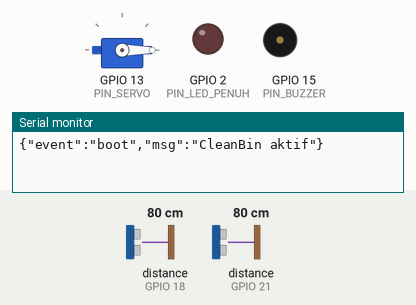
A program run on a simulated ESP32. Shown: servo, output pins drawn as LEDs (lit = HIGH), buzzer (waves = sounding), the last lines printed to the serial monitor. Wiring (from diagram.json): 2 × ultrasonic range finder: trigger GPIO 5, echo GPIO 18 / trigger GPIO 19, echo GPIO 21. The inputs (shaded band) are chosen by the test bench; at power-on: distance to the obstacle (sensors on GPIO 21, GPIO 18) 80 cm. The echo pulse lasts 58.3 µs per cm; WiFi joins after 1.5 s; servers stay silent unless stated; no MQTT or app messages arrive unless stated; pins used as bus, display or sensor lines are not drawn.

Above: at 1.2 s.
1.3 s: distance to the obstacle (sensor on GPIO 21) set to 7 cm
5.5 s: distance to the obstacle (sensor on GPIO 21) set to 4 cm
At 6.25 s:
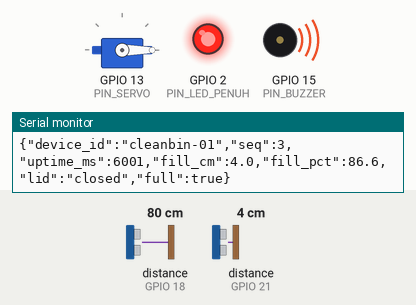
9.0 s: distance to the obstacle (sensor on GPIO 18) set to 23 cm
12.5 s: distance to the obstacle (sensor on GPIO 18) set to 18 cm
At 13.4 s:
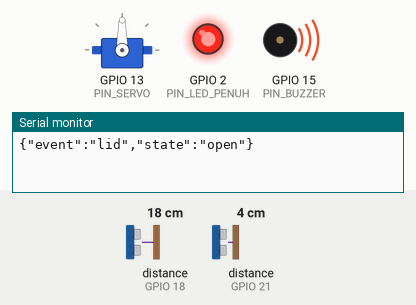
16.0 s: distance to the obstacle (sensor on GPIO 21) set to 9 cm
At 17.2 s:
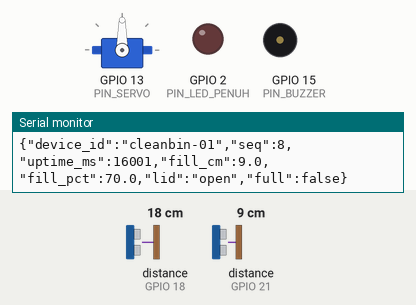
17.5 s: distance to the obstacle (sensor on GPIO 21) set to 2 cm
At 18.9 s:
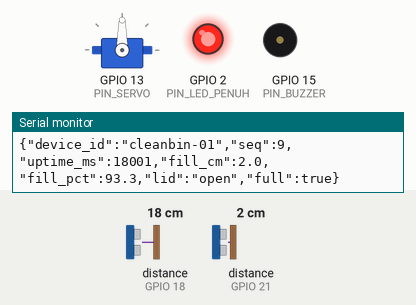
Timing chart, 0 to 23.0 s (numbered marks = the images above; inputs shaded):
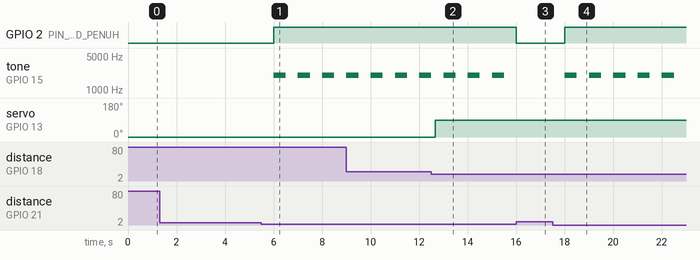

The program:

main.cpp
```cpp
#include <Arduino.h>
#include <WiFi.h>
#include <PubSubClient.h>
#include <ESP32Servo.h>

// ---- Wi-Fi & MQTT ----
const char* WIFI_SSID = "Wokwi-GUEST";
const char* WIFI_PASS = "";
const char* MQTT_HOST = "broker.hivemq.com";
const int   MQTT_PORT = 1883;
const char* CLIENT_ID = "cleanbin-unib-rifqi01";

const char* TOPIC_TELEMETRY = "unib/cleanbin/rifqi01/telemetry";
const char* TOPIC_EVENT     = "unib/cleanbin/rifqi01/event";
const char* TOPIC_STATUS    = "unib/cleanbin/rifqi01/status";

// ---- Pin ----
#define PIN_TRIG_TANGAN 5
#define PIN_ECHO_TANGAN 18
#define PIN_TRIG_ISI    19
#define PIN_ECHO_ISI    21
#define PIN_SERVO       13
#define PIN_LED_PENUH   2
#define PIN_BUZZER      15

// ---- Parameter ----
const float JARAK_TANGAN_CM     = 20.0;
const float TINGGI_TONG_CM      = 30.0;
const float AMBANG_PENUH_PERSEN = 80.0;
const unsigned long INTERVAL_TANGAN_MS    = 200;
const unsigned long INTERVAL_TELEMETRI_MS = 2000;
const unsigned long TUTUP_SETELAH_MS      = 3000;
const unsigned long INTERVAL_BEEP_MS      = 500;
const unsigned long INTERVAL_RECONNECT_MS = 5000;

WiFiClient wifiClient;
PubSubClient mqtt(wifiClient);
Servo tutup;

unsigned long waktuTanganCek = 0, waktuTanganTerlihat = 0;
unsigned long waktuTelemetri = 0, waktuBeep = 0, waktuReconnect = 0;
unsigned long nomorPaket = 0;
bool terbuka = false, penuh = false, beepOn = false;
float persenIsi = 0;

float bacaJarakCm(int trig, int echo) {
  digitalWrite(trig, LOW);
  delayMicroseconds(2);
  digitalWrite(trig, HIGH);
  delayMicroseconds(10);
  digitalWrite(trig, LOW);
  long durasi = pulseIn(echo, HIGH, 30000);
  if (durasi == 0) return -1;
  return durasi * 0.0343 / 2;
}

// Cetak ke Serial sekaligus publish ke MQTT (kalau terhubung)
void kirim(const char* topik, const char* payload, bool retained = false) {
  Serial.println(payload);
  if (mqtt.connected()) mqtt.publish(topik, payload, retained);
}

void pastikanTerhubung(unsigned long sekarang) {
  if (WiFi.status() != WL_CONNECTED) return;
  if (mqtt.connected()) return;
  if (sekarang - waktuReconnect < INTERVAL_RECONNECT_MS) return;
  waktuReconnect = sekarang;

  Serial.println("{\"event\":\"mqtt_connecting\"}");
  // LWT: jika perangkat putus tiba-tiba, broker mempublish "offline"
  if (mqtt.connect(CLIENT_ID, nullptr, nullptr, TOPIC_STATUS, 1, true, "offline")) {
    mqtt.publish(TOPIC_STATUS, "online", true);
    Serial.println("{\"event\":\"mqtt_connected\"}");
  } else {
    Serial.printf("{\"event\":\"mqtt_failed\",\"rc\":%d}\n", mqtt.state());
  }
}

void setup() {
  Serial.begin(115200);
  pinMode(PIN_TRIG_TANGAN, OUTPUT);
  pinMode(PIN_ECHO_TANGAN, INPUT);
  pinMode(PIN_TRIG_ISI, OUTPUT);
  pinMode(PIN_ECHO_ISI, INPUT);
  pinMode(PIN_LED_PENUH, OUTPUT);
  pinMode(PIN_BUZZER, OUTPUT);
  tutup.attach(PIN_SERVO);
  tutup.write(0);

  WiFi.begin(WIFI_SSID, WIFI_PASS, 6);  // channel 6 = cepat di Wokwi
  mqtt.setServer(MQTT_HOST, MQTT_PORT);
  mqtt.setBufferSize(512);
  mqtt.setSocketTimeout(2);

  Serial.println("{\"event\":\"boot\",\"msg\":\"CleanBin aktif\"}");
}

void loop() {
  unsigned long sekarang = millis();

  // 0. Jaga koneksi MQTT (non-blocking)
  pastikanTerhubung(sekarang);
  mqtt.loop();

  // 1. Sensor tangan -> buka/tutup
  if (sekarang - waktuTanganCek >= INTERVAL_TANGAN_MS) {
    waktuTanganCek = sekarang;
    float jarakTangan = bacaJarakCm(PIN_TRIG_TANGAN, PIN_ECHO_TANGAN);
    if (jarakTangan > 0 && jarakTangan < JARAK_TANGAN_CM) {
      waktuTanganTerlihat = sekarang;
      if (!terbuka) {
        tutup.write(90);
        terbuka = true;
        kirim(TOPIC_EVENT, "{\"event\":\"lid\",\"state\":\"open\"}");
      }
    }
  }
  if (terbuka && sekarang - waktuTanganTerlihat >= TUTUP_SETELAH_MS) {
    tutup.write(0);
    terbuka = false;
    kirim(TOPIC_EVENT, "{\"event\":\"lid\",\"state\":\"closed\"}");
  }

  // 2. Sensor isi + telemetri
  if (sekarang - waktuTelemetri >= INTERVAL_TELEMETRI_MS) {
    waktuTelemetri = sekarang;
    float jarakIsi = bacaJarakCm(PIN_TRIG_ISI, PIN_ECHO_ISI);
    if (jarakIsi < 0) {
      kirim(TOPIC_EVENT, "{\"error\":\"Gagal membaca sensor isi\"}");
    } else {
      persenIsi = constrain((TINGGI_TONG_CM - jarakIsi) / TINGGI_TONG_CM * 100.0, 0, 100);
      bool penuhBaru = (persenIsi >= AMBANG_PENUH_PERSEN);
      if (penuhBaru != penuh) {
        penuh = penuhBaru;
        char ev[64];
        snprintf(ev, sizeof(ev), "{\"event\":\"full_status\",\"full\":%s}", penuh ? "true" : "false");
        kirim(TOPIC_EVENT, ev);
      }
      digitalWrite(PIN_LED_PENUH, penuh ? HIGH : LOW);

      char buf[256];
      snprintf(buf, sizeof(buf),
        "{\"device_id\":\"cleanbin-01\",\"seq\":%lu,\"uptime_ms\":%lu,"
        "\"fill_cm\":%.1f,\"fill_pct\":%.1f,\"lid\":\"%s\",\"full\":%s}",
        ++nomorPaket, sekarang, jarakIsi, persenIsi,
        terbuka ? "open" : "closed", penuh ? "true" : "false");
      kirim(TOPIC_TELEMETRY, buf);
    }
  }

  // 3. Buzzer putus-putus saat penuh
  if (penuh) {
    if (sekarang - waktuBeep >= INTERVAL_BEEP_MS) {
      waktuBeep = sekarang;
      beepOn = !beepOn;
      if (beepOn) tone(PIN_BUZZER, 2000); else noTone(PIN_BUZZER);
    }
  } else if (beepOn) {
    noTone(PIN_BUZZER);
    beepOn = false;
  }
}
```

Measured:
- the behaviour switches between 6 and 5 cm on distance to the obstacle (sensor on GPIO 21) (found by bisection; images 0 and 1)
- the behaviour switches between 21 and 20 cm on distance to the obstacle (sensor on GPIO 18) (found by bisection; images 1 and 2)
- after the input at 5.5 s, GPIO 2 (PIN_LED_PENUH): LOW → HIGH after 0.50 s; tone on GPIO 15 (PIN_BUZZER): alternates 2000 Hz for 0.49 s and silent for 0.50 s, starting after 0.51 s
- after the input at 12.5 s, servo on GPIO 13 (PIN_SERVO): 0° → 90° after 0.16 s
- after the input at 16.0 s, GPIO 2 (PIN_LED_PENUH): HIGH → LOW at once; tone on GPIO 15 (PIN_BUZZER): stays silent (without the input it goes to 2000 Hz after 0.01 s)
- after the input at 17.5 s, GPIO 2 (PIN_LED_PENUH): LOW → HIGH after 0.50 s; tone on GPIO 15 (PIN_BUZZER): alternates 2000 Hz for 0.50 s and silent for 0.50 s, starting after 0.51 s
